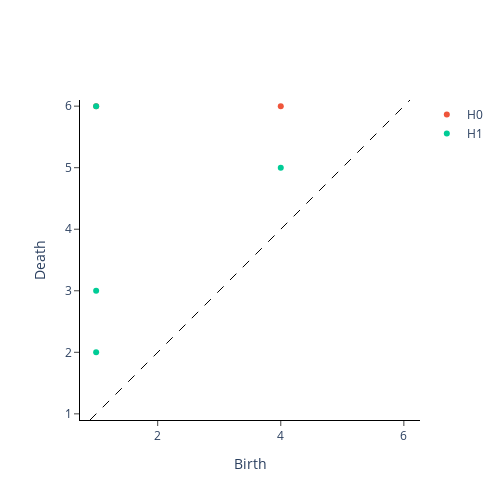

Notebook cell for this chart:
### Code cell
# Find Cubical Persistence

Density = np.array([Density])
cubical_persistence = CubicalPersistence(n_jobs=-1, reduced_homology=False)
Persistence = cubical_persistence.fit_transform(Density)

filtered = Filtering(epsilon=10 ** -2)
Filtered_Persistence = filtered.fit_transform(Persistence)
plot = filtered.plot(Filtered_Persistence)
plot.show()

### Figure 1 — Plotly figure (JSON) as saved in the notebook; plotly's stock layout.template omitted (floating-point values rounded to 4 significant figures)
{"data": [{"hoverinfo": "none", "line": {"color": "black", "dash": "dash", "width": 1}, "mode": "lines", "showlegend": false, "type": "scatter", "x": [0.9, 6.1], "y": [0.9, 6.1]}, {"hoverinfo": "text", "hovertext": ["(1.0, 6.0)", "(4.0, 6.0)"], "mode": "markers", "name": "H0", "type": "scatter", "x": [1, 4], "y": [6, 6]}, {"hoverinfo": "text", "hovertext": ["(1.0, 6.0)", "(1.0, 3.0)", "(1.0, 2.0)", "(4.0, 5.0)"], "mode": "markers", "name": "H1", "type": "scatter", "x": [1, 1, 1, 4], "y": [6, 3, 2, 5]}], "layout": {"height": 500, "plot_bgcolor": "white", "width": 500, "xaxis": {"autorange": false, "exponentformat": "e", "linecolor": "black", "linewidth": 1, "mirror": false, "range": [0.9, 6.1], "showexponent": "all", "showline": true, "side": "bottom", "ticks": "outside", "title": {"text": "Birth"}, "type": "linear", "zeroline": true}, "yaxis": {"autorange": false, "exponentformat": "e", "linecolor": "black", "linewidth": 1, "mirror": false, "range": [0.9, 6.1], "scaleanchor": "x", "scaleratio": 1, "showexponent": "all", "showline": true, "side": "left", "ticks": "outside", "title": {"text": "Death"}, "type": "linear", "zeroline": true}}}
